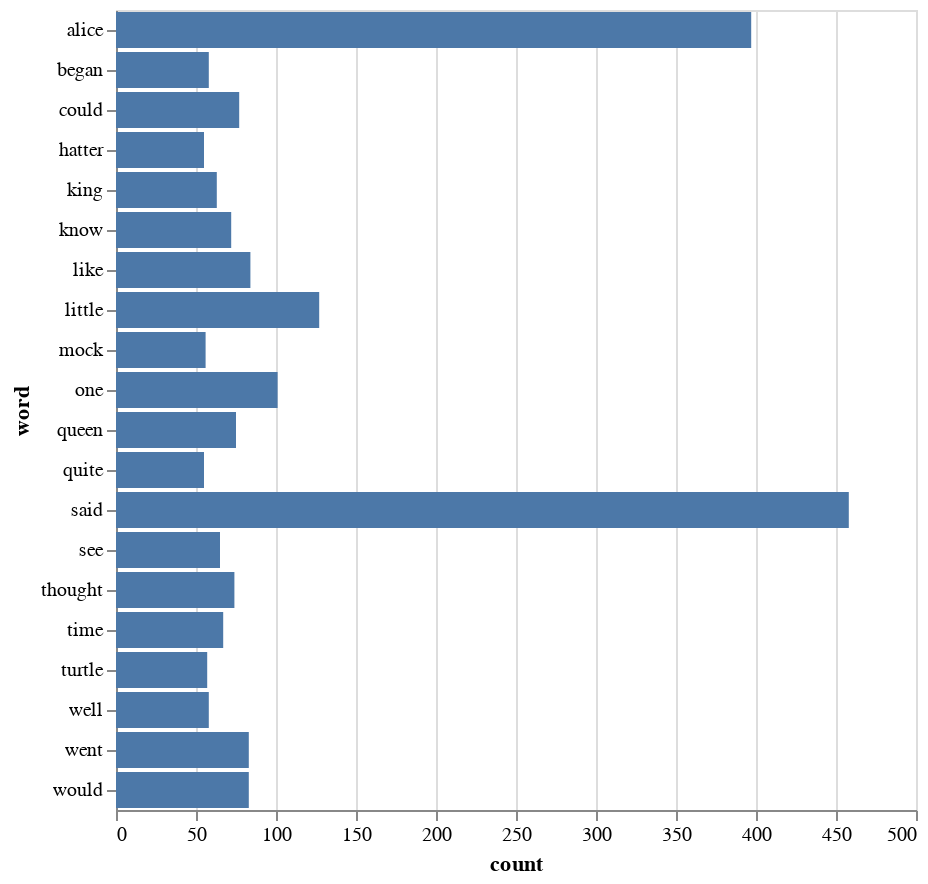

The notebook cell this image was saved under:
### Markdown cell above
### Common words

We shall move on to more precise representations of text. For this we will revisit an arguably mundane, but quite effective visualization technique: we draw a barchart of the most frequent words (excluding the stop words, if you have done the pencil activity in the section on packing a bag of words).

### Code cell
# first we create a dataframe from the word frequencies
df = pd.DataFrame(words_frequency, columns=['word', 'count'])

# we want to focus just on the top 20 words
df_top = df[:20]
df_top_100 = df[:100] # use this later

# draw horizontal barchart 
alt.Chart(df_top).mark_bar().encode(
  x = 'count:Q',
  y = 'word:N'
)

### Figure 1 — Vega-Lite specification as saved in the notebook (floating-point values rounded to 4 significant figures)
{"config": {"view": {"continuousWidth": 400, "continuousHeight": 300}}, "data": {"name": "data-5b518131161c0d6473342e1d3141d5b7"}, "mark": "bar", "encoding": {"x": {"field": "count", "type": "quantitative"}, "y": {"field": "word", "type": "nominal"}}, "$schema": "https://vega.github.io/schema/vega-lite/v4.17.0.json", "datasets": {"data-5b518131161c0d6473342e1d3141d5b7": [{"word": "said", "count": 458}, {"word": "alice", "count": 397}, {"word": "little", "count": 127}, {"word": "one", "count": 101}, {"word": "like", "count": 84}, {"word": "would", "count": 83}, {"word": "went", "count": 83}, {"word": "could", "count": 77}, {"word": "queen", "count": 75}, {"word": "thought", "count": 74}, {"word": "know", "count": 72}, {"word": "time", "count": 67}, {"word": "see", "count": 65}, {"word": "king", "count": 63}, {"word": "well", "count": 58}, {"word": "began", "count": 58}, {"word": "turtle", "count": 57}, {"word": "mock", "count": 56}, {"word": "quite", "count": 55}, {"word": "hatter", "count": 55}]}}
